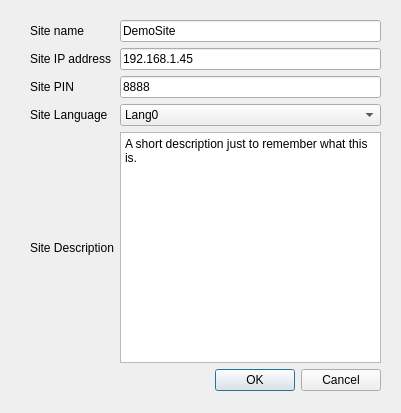
<?xml version="1.0" encoding="UTF-8"?>
<ui version="4.0">
 <class>NewSiteDlg</class>
 <widget class="QDialog" name="NewSiteDlg">
  <property name="geometry">
   <rect>
    <x>0</x>
    <y>0</y>
    <width>401</width>
    <height>413</height>
   </rect>
  </property>
  <property name="windowTitle">
   <string>Dialog</string>
  </property>
  <widget class="QWidget" name="gridLayoutWidget">
   <property name="geometry">
    <rect>
     <x>30</x>
     <y>20</y>
     <width>351</width>
     <height>371</height>
    </rect>
   </property>
   <layout class="QGridLayout" name="gridLayout">
    <item row="12" column="1">
     <widget class="QPlainTextEdit" name="ptxtedtSiteDes">
      <property name="verticalScrollBarPolicy">
       <enum>Qt::ScrollBarAlwaysOff</enum>
      </property>
      <property name="horizontalScrollBarPolicy">
       <enum>Qt::ScrollBarAlwaysOff</enum>
      </property>
      <property name="plainText">
       <string>A short description just to remember what this is.</string>
      </property>
     </widget>
    </item>
    <item row="11" column="0">
     <widget class="QLabel" name="lblSiteLang">
      <property name="text">
       <string>Site Language</string>
      </property>
     </widget>
    </item>
    <item row="10" column="0">
     <widget class="QLabel" name="lblSitePin">
      <property name="text">
       <string>Site PIN</string>
      </property>
     </widget>
    </item>
    <item row="3" column="0">
     <widget class="QLabel" name="lblSiteIp">
      <property name="text">
       <string>Site IP address</string>
      </property>
     </widget>
    </item>
    <item row="1" column="1">
     <widget class="QLineEdit" name="lneditSiteName">
      <property name="text">
       <string>DemoSite</string>
      </property>
      <property name="maxLength">
       <number>64</number>
      </property>
     </widget>
    </item>
    <item row="1" column="0">
     <widget class="QLabel" name="lblSiteName">
      <property name="text">
       <string>Site name</string>
      </property>
     </widget>
    </item>
    <item row="3" column="1">
     <widget class="QLineEdit" name="lnedtSiteIp">
      <property name="text">
       <string>192.168.1.45</string>
      </property>
      <property name="maxLength">
       <number>15</number>
      </property>
     </widget>
    </item>
    <item row="10" column="1">
     <widget class="QLineEdit" name="lnedtSitePin">
      <property name="text">
       <string>8888</string>
      </property>
      <property name="maxLength">
       <number>4</number>
      </property>
     </widget>
    </item>
    <item row="11" column="1">
     <widget class="QComboBox" name="cbxSiteLang">
      <property name="maxCount">
       <number>15</number>
      </property>
      <item>
       <property name="text">
        <string>Lang0</string>
       </property>
      </item>
      <item>
       <property name="text">
        <string>Lang1</string>
       </property>
      </item>
      <item>
       <property name="text">
        <string>Lang2</string>
       </property>
      </item>
      <item>
       <property name="text">
        <string>Lang3</string>
       </property>
      </item>
      <item>
       <property name="text">
        <string>Lang4</string>
       </property>
      </item>
      <item>
       <property name="text">
        <string>Lang5</string>
       </property>
      </item>
      <item>
       <property name="text">
        <string>Lang6</string>
       </property>
      </item>
      <item>
       <property name="text">
        <string>Lang7</string>
       </property>
      </item>
     </widget>
    </item>
    <item row="13" column="1">
     <widget class="QDialogButtonBox" name="btnBox">
      <property name="orientation">
       <enum>Qt::Horizontal</enum>
      </property>
      <property name="standardButtons">
       <set>QDialogButtonBox::Cancel|QDialogButtonBox::Ok</set>
      </property>
     </widget>
    </item>
    <item row="12" column="0">
     <widget class="QLabel" name="lblSiteDesc">
      <property name="text">
       <string>Site Description</string>
      </property>
     </widget>
    </item>
   </layout>
  </widget>
  <zorder>gridLayoutWidget</zorder>
  <zorder>ptxtedtSiteDes</zorder>
 </widget>
 <resources/>
 <connections>
  <connection>
   <sender>btnBox</sender>
   <signal>accepted()</signal>
   <receiver>NewSiteDlg</receiver>
   <slot>accept()</slot>
   <hints>
    <hint type="sourcelabel">
     <x>230</x>
     <y>160</y>
    </hint>
    <hint type="destinationlabel">
     <x>144</x>
     <y>228</y>
    </hint>
   </hints>
  </connection>
  <connection>
   <sender>btnBox</sender>
   <signal>rejected()</signal>
   <receiver>NewSiteDlg</receiver>
   <slot>reject()</slot>
   <hints>
    <hint type="sourcelabel">
     <x>230</x>
     <y>160</y>
    </hint>
    <hint type="destinationlabel">
     <x>286</x>
     <y>226</y>
    </hint>
   </hints>
  </connection>
 </connections>
</ui>
